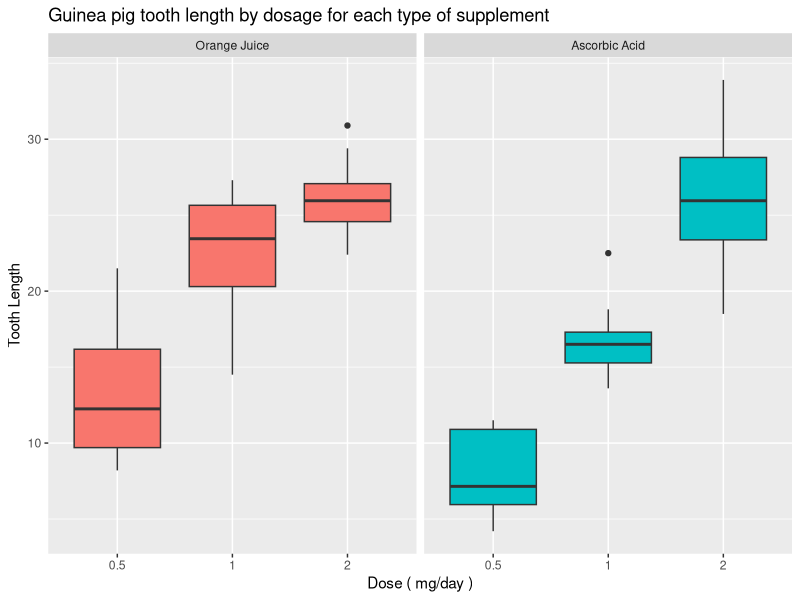

Write R code to recreate this figure.
## ---- chunk 1
knitr::opts_chunk$set(echo = TRUE)
## ---- chunk 2
library(datasets)
data(ToothGrowth)
tooth_data <- as.data.frame(ToothGrowth)
str(tooth_data)
head(tooth_data)
summary(tooth_data)
dose<-as.factor(tooth_data$dose)
table(tooth_data$supp, tooth_data$dose)
## ---- chunk 3
library(ggplot2)
levels(tooth_data$supp) <- c("Orange Juice", "Ascorbic Acid")
ggplot(tooth_data, aes(x=factor(dose), y=len)) + 
  facet_grid(.~supp) +
  geom_boxplot(aes(fill = supp), show_guide = FALSE) +
  labs(title="Guinea pig tooth length by dosage for each type of supplement", 
    x="Dose ( mg/day )",
    y="Tooth Length")
## ---- chunk 4
hypo1<-t.test(len ~ supp, data = tooth_data)
hypo1$conf.int
hypo1$p.value
## ---- chunk 5
hypo2<-t.test(len ~ supp, data = subset(tooth_data, dose == 0.5))
hypo2$conf.int
hypo2$p.value
## ---- chunk 6
hypo3<-t.test(len ~ supp, data = subset(tooth_data, dose == 1))
hypo3$conf.int
hypo3$p.value
## ---- chunk 7
hypo4<-t.test(len ~ supp, data = subset(tooth_data, dose == 2))
hypo4$conf.int
hypo4$p.value
